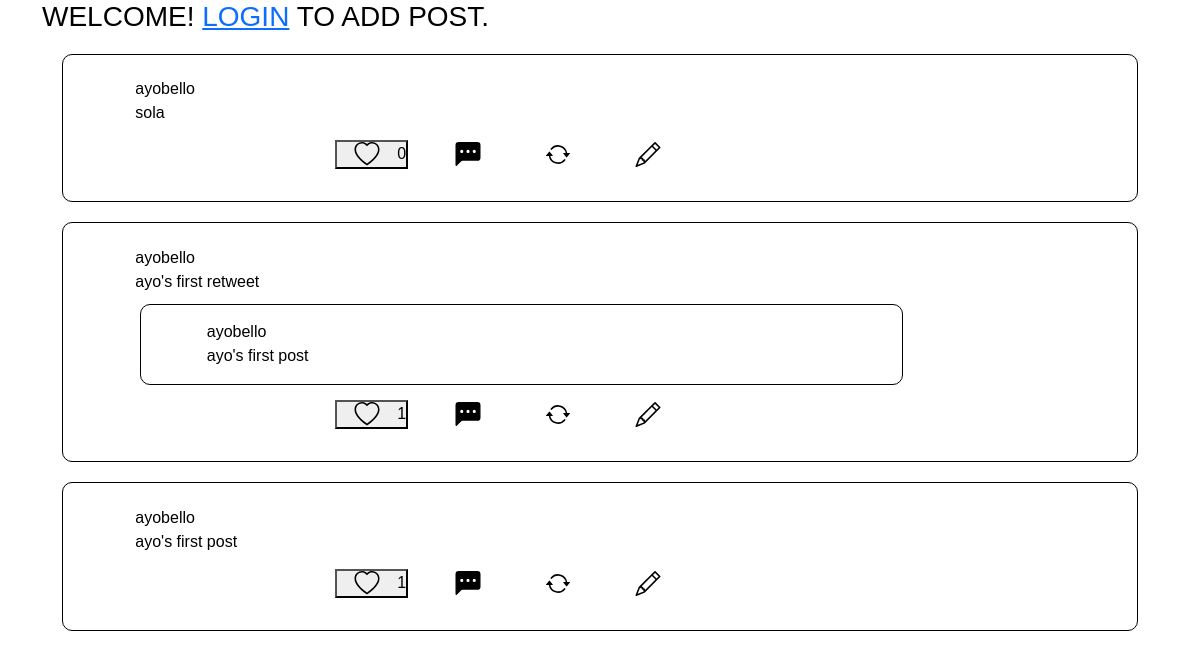
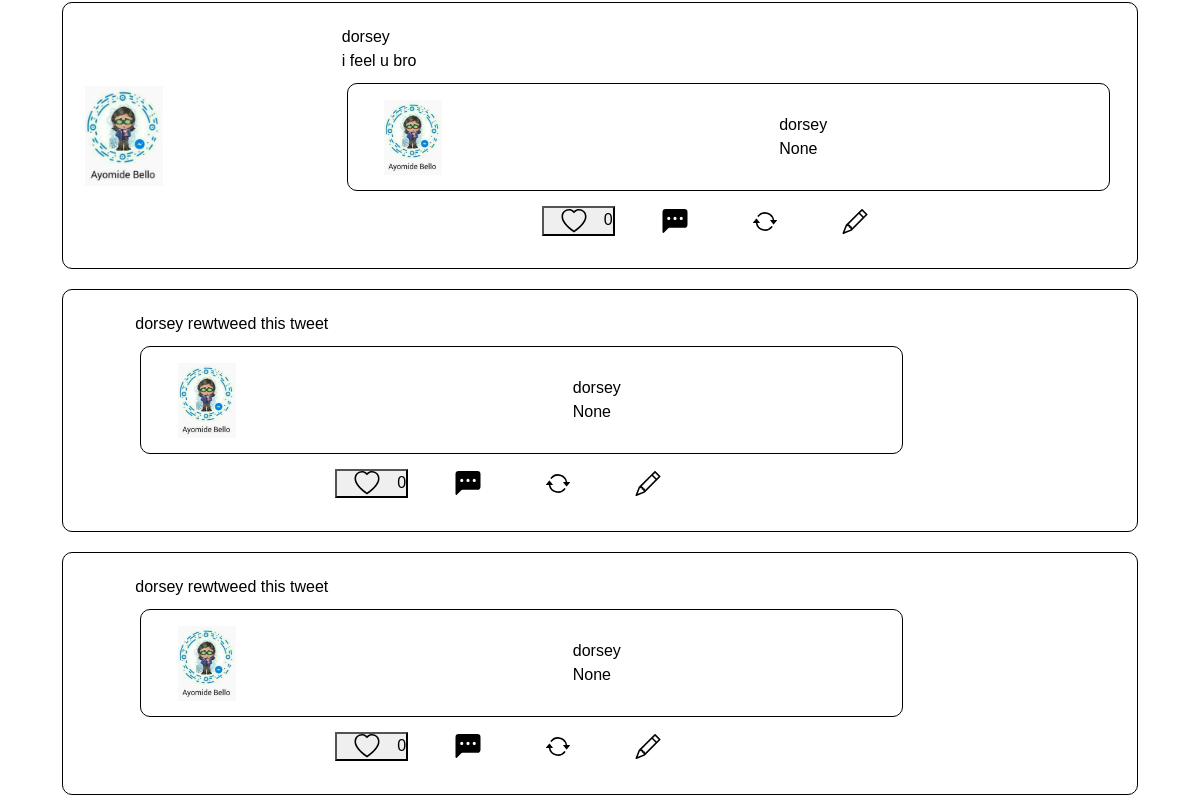
The app's page / (upper part), older data (2 pictures, top to bottom).
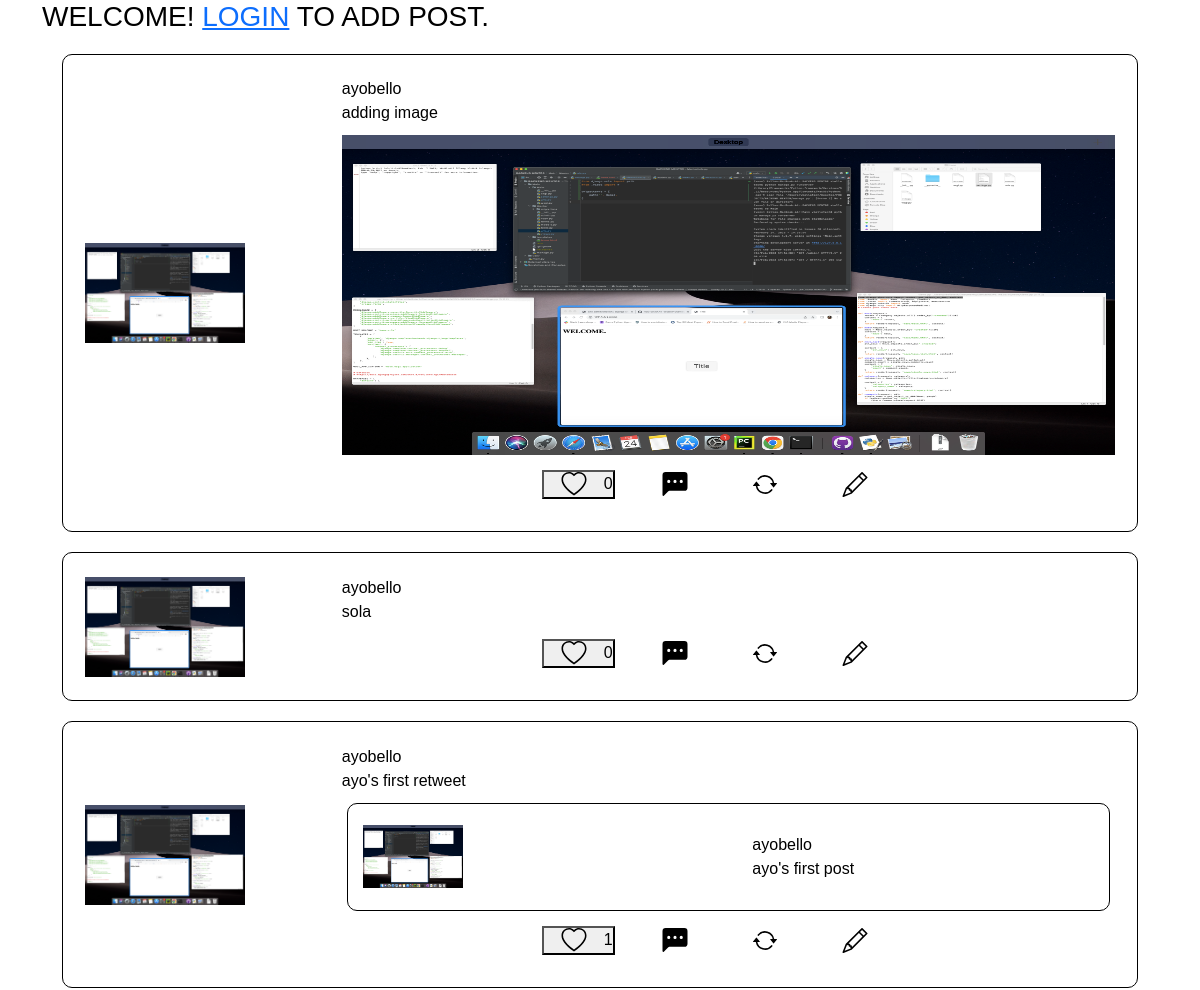
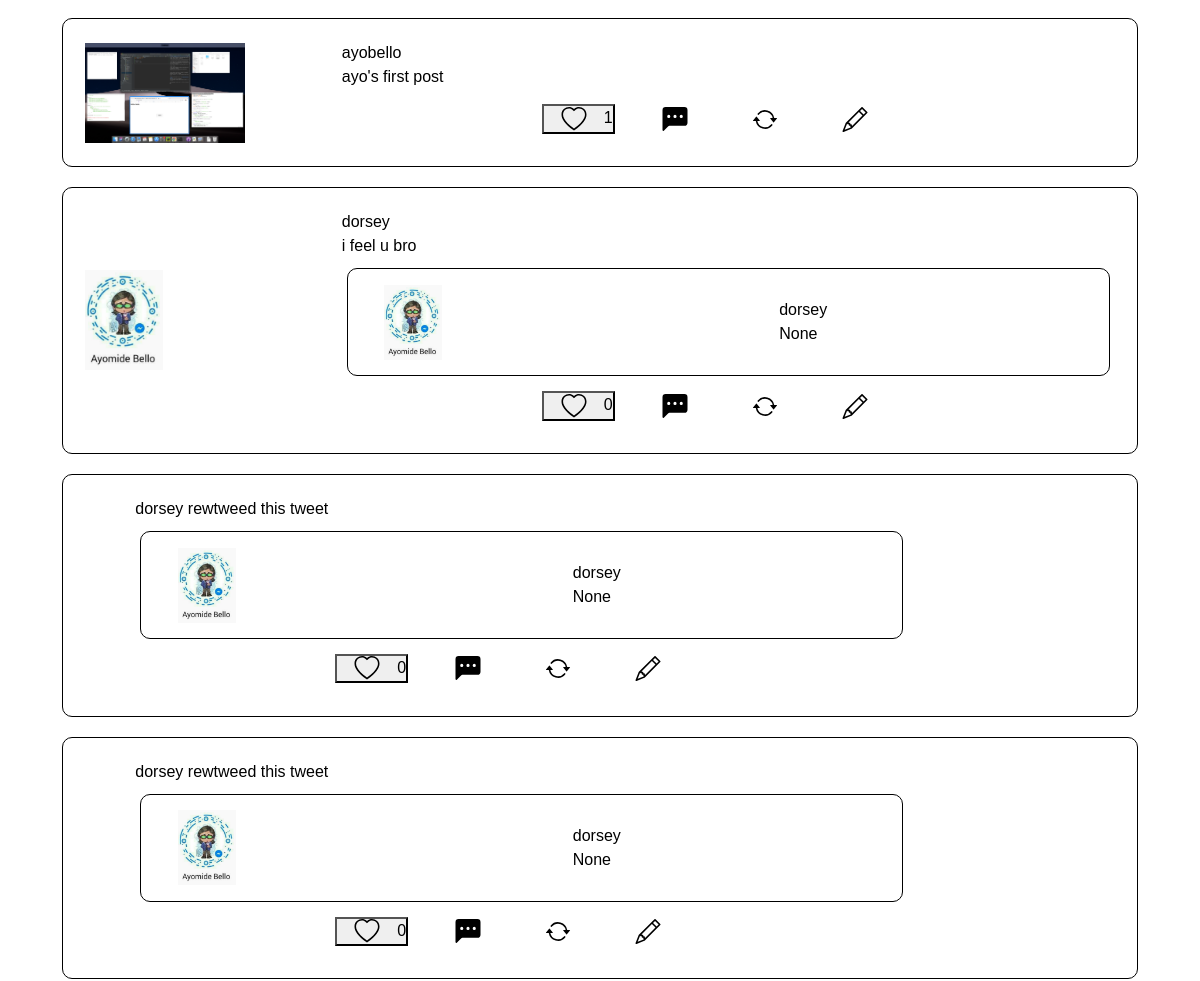
The same page, newer data (2 pictures, top to bottom).
### blog/models.py (models this page shows, shortened)
class Post(models.Model):
    author = models.ForeignKey(settings.AUTH_USER_MODEL, on_delete=models.CASCADE)
    tweet = models.TextField(blank=True, null=True)
    parent = models.ForeignKey(
        "self", on_delete=models.CASCADE, related_name='parenttweet', null=True, blank=True)
    post_code =models.CharField(max_length=20, default=post_code())
    likes = models.ManyToManyField(settings.AUTH_USER_MODEL, related_name="post_likes")
    posted_date = models.DateTimeField(default=timezone.now)
    image = models.ImageField(blank=True, upload_to="Post/")
    retweeted = models.BooleanField(default=False, blank=True, null=True)
    def quote(self):
        return reverse("blog:quote_post", kwargs={
            'pk': self.pk,
        })
    def retweet(self):
        return reverse("blog:retweet_post", kwargs={
            'pk':self.pk,
        })
    def total_likes(self):
        return self.likes.count()
    def get_url(self):
        return reverse("blog:post", kwargs={
            'pk': self.pk,
            'ref':self.post_code
        })

### users/models.py (models this page shows, shortened)
class UserProfile(models.Model):
    person = models.OneToOneField(settings.AUTH_USER_MODEL, related_name="profile", on_delete=models.CASCADE,  blank=True, null=True)
    profile_pic = models.ImageField(blank=True, upload_to="Profile/")
    bio = models.CharField(max_length=300, blank=True)
    following = models.ManyToManyField(settings.AUTH_USER_MODEL, symmetrical=False, related_name="following", blank=True)
    followers = models.ManyToManyField(settings.AUTH_USER_MODEL, symmetrical=False, related_name="followers", blank=True)
    profile_id = models.IntegerField(blank=True, null=True)
    tag = models.CharField(max_length=150, blank=True, null=True)

### blog/views.py (the view)
# urls.py: path('', Home.as_view(), name="home"),
class Home(View):
    def get(self, *args, **kwargs):
        posts = Post.objects.order_by('-posted_date')
        context = {
            'posts':posts
        }
        return render(self.request, 'blog/home.html', context)

### templates/blog/home.html (shortened to what this page needs)
{% extends 'base.html' %}
{% load static %}
{% block body %}
<h3>WELCOME! <a href="{% url 'user:login' %}">LOGIN</a> TO ADD POST.</h3>
{% for post in posts %}
{% if not post.retweeted %}
<article>
{% if post.author.profile.profile_pic %}
    <img src="{{ post.author.profile.profile_pic.url }}" alt="NO IMAGE" class="img-rounded">
{% endif %}
    <div id="tweet">
        <a href="{% url 'user:profile' pk=post.author.pk %}">{{ post.author }}</a>
        <br>
        <a href="{{ post.get_url }}">
            {{ post.tweet }}
        </a>
        {% if post.image %}
        <div class="image">
            <img src="{{ post.image.url }}" alt="">
        </div>
        {% endif %}
        <div class="actions">
            <form method="post" action="{% url 'blog:like' %}">
                <button name="post_id" value="{{ post.id }}" type="submit">{{ post.total_likes }}</button>
            </form>
            <a href="{{ post.get_url }}"></a>
            <a href="{{ post.retweet }}">
            </a>
            <a href="{{ post.quote }}">
            </a>
        </div>
    </div>
</article>
{% else %}
{% if post.retweeted %}
    {% if post.tweet %}
    <article>
    {% if post.author.profile.profile_pic %}
        <img src="{{ post.author.profile.profile_pic.url }}" alt="" class="img-rounded">
    {% endif %}
    <div id="tweet">
        <a href="{% url 'user:profile' pk=post.author.pk %}">{{ post.author }}</a>
        <br>
        <a href="{{ post.get_url }}">
            {{ post.tweet }}
        </a>
            <div class="retweet">
                {% if post.parent.author.profile.profile_pic %}
                    <img src="{{ post.parent.author.profile.profile_pic.url }}" alt="" class="img-rounded">
                {% endif %}
                <div id="tweet">
                    <a href="{% url 'user:profile' pk=post.parent.author.pk %}">{{ post.parent.author }}</a>
                    <br>
                    <a href="{{ post.parent.get_url }}">
                        {{ post.parent.tweet }}
                    </a>
                </div>
            <br>
            </div>
        <div class="actions">
            <form method="post" action="{% url 'blog:like' %}">
                <button name="post_id" value="{{ post.id }}" type="submit">{{ post.total_likes }}</button>
            </form>
            <a href="{{ post.get_url }}"></a>
            <a href="{{ post.retweet }}">
            </a>
            <a href="{{ post.quote }}">
            </a>
        </div>
    </div>
</article>
{% else %}
    <article>
    <div id="tweet">
        <a href="{% url 'user:profile' pk=post.author.pk %}">{{ post.author }}</a> rewtweed this tweet
        <br>
            <div class="retweet">
                {% if post.parent.author.profile.profile_pic %}
                    <img src="{{ post.parent.author.profile.profile_pic.url }}" alt="" class="img-rounded">
                {% endif %}
                <div id="tweet">
                    <a href="{% url 'user:profile' pk=post.parent.author.pk %}">{{ post.parent.author }}</a>
                    <br>
                    <a href="{{ post.parent.tweet.get_url }}">
                        {{ post.parent.tweet }}
                    </a>
                </div>
            <br>
            </div>
        <div class="actions">
            <form method="post" action="{% url 'blog:like' %}">
                <button name="post_id" value="{{ post.id }}" type="submit">{{ post.total_likes }}</button>
            </form>
            <a href="{{ post.get_url }}"></a>
            <a href="{{ post.retweet }}">
            </a>
            <a href="{{ post.quote }}">
            </a>
        </div>
    </div>
</article>
{% endif %}
{% endif %}
{% endif %}
{% endfor %}
{% endblock body %}

Row changes from the older to the newer data that the page shows:
added Post: author.profile.profile_pic (picture), author "ayobello", tweet "adding image", image (picture), total_likes "0"
changed through a linked row, Post "sola": author.profile.profile_pic: picture added
changed through a linked row, Post "ayo's first retweet": author.profile.profile_pic: picture added; parent.author.profile.profile_pic: picture added
changed through a linked row, Post (number 4 of 7 on the later page): author.profile.profile_pic: picture added
